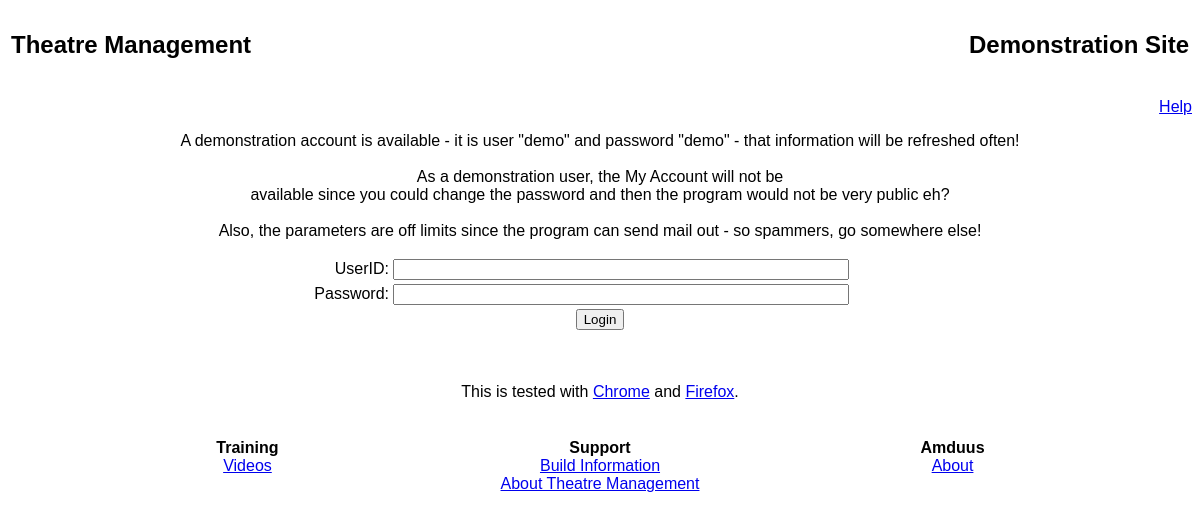
The page / on the database its author committed.
### tables this page shows
CREATE TABLE `Parameter` (
  `RecID` varchar(60) NOT NULL,
  `Name` varchar(60) DEFAULT NULL,
  `Value` text
);

### clsParameter.php (called while the page is built, shortened)
<?php
class clsParameter extends clsUtil {
  public $DB;
  public $RecID;
  public $Name;
  public $Value;
  public function __construct ($DB) {
    $this->DB = $DB;
  }
  public function FindByName ($Name) {
    $SQL = "SELECT RecID, Name, Value FROM Parameter WHERE Name = ?";
    $S = $this->DB->Connection->prepare($SQL);
    $S->bind_param("s", $Name);
    $S->execute();
    $S->store_result();
    $S->bind_result($this->RecID, $this->Name, $this->Value);
  }
}
?>

### clsDB.php (called while the page is built, shortened)
<?php
include_once ("clsConfig.php");
class clsDB extends clsConfig {
  public function __construct () {
	  $this->Connection = new mysqli ($this->Host, $this->User, $this->Password, $this->Database);
	}
}
?>

### clsConfig.php (called while the page is built, shortened)
<?php
class clsConfig {
	public function __construct () {
		if ($_SERVER['SERVER_NAME'] == "localhost") {
			$this->Host = "localhost";
			$this->User = "youruser";
			$this->Password = "yourpassword";
			$this->Database = "yourdatabase";
		} else if ($_SERVER['SERVER_NAME'] == "fcp.amduus.com") {
			$this->Host = "localhost";
			$this->User = "youruser";
			$this->Password = "yourpassword";
			$this->Database = "yourdatabase";
		} else if ($_SERVER['SERVER_NAME'] == "demotheatre.amduus.com") {
			$this->Host = "localhost";
			$this->User = "youruser";
			$this->Password = "yourpassword";
			$this->Database = "yourdatabase";
		}
	}
}
?>

### index.php (the view, shortened to what this page needs)
<?php
include_once "clsParameter.php";
include_once "clsDB.php";
include_once "incHelp.php";
$DB = new clsDB();
$Parameter = new clsParameter($DB);
$Parameter->FindByName("title");
$FrontPageMessage = new clsParameter($DB);
$FrontPageMessage->FindByName("FrontPageMessage");
?><!DOCTYPE html PUBLIC "-//W3C//DTD XHTML 1.0 Transitional//EN" "http://www.w3.org/TR/xhtml1/DTD/xhtml1-transitional.dtd">
<html xmlns="http://www.w3.org/1999/xhtml">
<head>
<link rel="stylesheet" href="theatre.css">
</head>
<body>
<?php include_once "incAppTitle.php" ?>
<center>
<p><?php HelpLink("index") ?></p>
<form action="main.php" method="post">
<?php print ($FrontPageMessage->Value) ?>
<table width="50%" border="0">
  <tr>
    <td><div align="right" class="FormFace">UserID:</div></td>
    <td><input name="UserID" type="text" id="UserID" size="55" maxlength="55" /></td>
  </tr>
  <tr>
    <td><div align="right" class="FormFace">Password:</div></td>
    <td><input name="Password" type="Password" id="Password" size="55" maxlength="55" /></td>
  </tr>
  <tr>
    <td colspan="2"><div align="center">
      <input type="submit" name="button" id="button" value="Login" />
    </div></td>
  </tr>
</table>
</form>
<p>&nbsp;</p>
<p class="FormFace">This is tested with <a href="https://www.google.com/chrome/" target="_new">Chrome</a> and <a href="https://www.mozilla.org/en-US/firefox/new/" target="_new">Firefox</a>.</p>
<?php include "footer.php" ?>
</center>
</body>
</html>

### incAppTitle.php
<?php
$OrgName = new clsParameter($DB);
$OrgName->FindByName("organization");
$Title = new clsParameter($DB);
$Title->FindByName("title");
?>
<link href="theatre.css" rel="stylesheet" type="text/css" />
<table width="100%">
  <tr>
    <td align="left"><h2><?php print $Title->Value ?></h2></td>
    <td align="right"><h2><?php print $OrgName->Value ?></h2></td>
  </tr>
</table>

### incHelp.php
<?php
function HelpLink ($PageName) {
?><div align="right" style="FormFace">
<a href=<?php print "help.php?pagename=" . $PageName; ?> target="_new" >Help</a>
</div>
<?php
}
?>

### footer.php
<table width="90%" align="center" border="0" class="BoxListing">
  <tr>
    <td><table width="100%" border="0">
      <tr>
        <td width="33%" align="center" valign="top"><p><strong>Training</strong><br />
            <a href="https://www.youtube.com/playlist?list=PLTDNyBKB_jGxeEJ6B9tKrTwfbQnXKGnKT" target="_new">Videos</a></p>
          <p>&nbsp;</p></td>
        <td width="33%" align="center" valign="top"><p><strong>Support</strong><a href="changelog.php"><br />
              Build Information</a><br />
              <a href="http://www.amduus.com/cms/?q=node/144" target="_new">About Theatre Management </a></p>
          <p>&nbsp;</p></td>
        <td width="33%" align="center" valign="top"><p><strong>Amduus</strong><br />
          <a href="http://www.amduus.com/cms/?q=node/43" target="_new">About </a></p>
          <p>&nbsp;</p></td>
      </tr>
    </table></td>
  </tr>
</table>

### theatre.css (style rules this page uses)
a { font-family:Arial, Helvetica, sans-serif; }
body { font-family:Arial, Helvetica, sans-serif; }
input { font-family:"Courier New", Courier, monospace; }
input[type="submit"] { font-family:Arial, Helvetica, sans-serif; }

### rows shown on the page
parameter: Value "Theatre Management"
parameter: Value "Demonstration Site"
parameter: Value "A demonstration account is available - it is user \"demo\" and password \"demo\" - that information will be refreshed often! As a demonstration user, the My Account will not be available since you could change the password and then the program would not be very public eh? Also, the parameters are off limits since the program can send mail out - so spammers, go somewhere else!"
